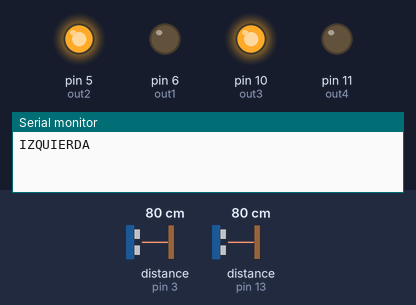
The sketch below on a simulated Arduino Uno, built with avr-gcc and run on an emulated ATmega328P. Parts: output pins drawn as LEDs (lit = HIGH), the last lines printed to the serial monitor. Wiring (inferred from the names in the program): 2 × ultrasonic range finder: trigger pin 2, echo pin 3 / trigger pin 12, echo pin 13. The inputs (shaded band) are chosen by the test bench; at power-on: distance to the obstacle (sensors on pin 13, pin 3) 80 cm. The echo pulse lasts 58.3 µs per cm; pins used as bus, display or sensor lines are not drawn.

Above: at 1.2 s.
1.3 s: distance to the obstacle (sensor on pin 13) set to 39 cm
2.8 s: distance to the obstacle (sensor on pin 13) set to 34 cm
At 3.6 s:
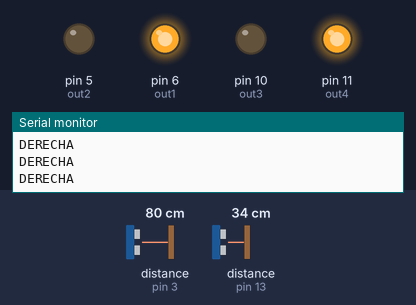
4.3 s: distance to the obstacle (sensor on pin 3) set to 40 cm
7.3 s: distance to the obstacle (sensor on pin 3) set to 32 cm
At 8.5 s:
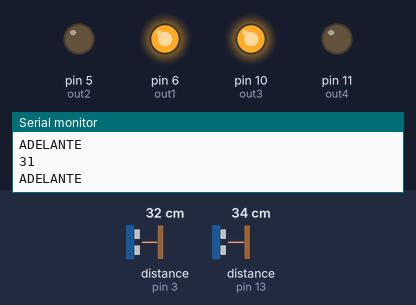
8.8 s: distance to the obstacle (sensor on pin 3) set to 120 cm
At 9.8 s:
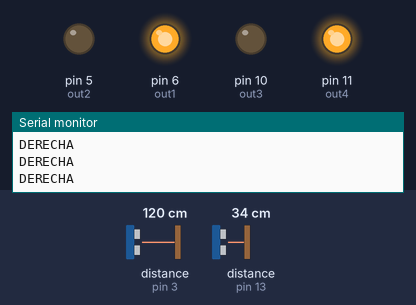
10.4 s: distance to the obstacle (sensor on pin 3) set to 2 cm
At 11.7 s:
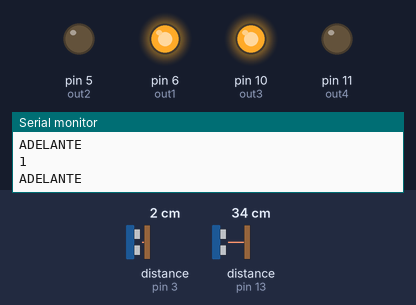
Timing chart, 0 to 12.9 s (numbered marks = the images above; inputs shaded):
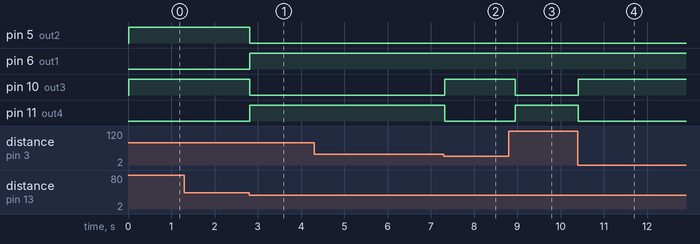

The sketch:

CodigoPolitecnico.ino
```cpp
//MIRANDO DE ATRAS HACIA ADELANTE

//SENSOR QTR
#include <QTRSensors.h>

#define NUM_SENSORS   1
#define TIMEOUT       2500
#define EMITTER_PIN   3

QTRSensorsRC qtrrc((unsigned char[]) {5},NUM_SENSORS, TIMEOUT, EMITTER_PIN);  // El 5 es el pin de out debe estar en un PWM
unsigned int sensorValues[NUM_SENSORS];

//SENSORES ULTRASONICOS
//SENSOR DERECHO
    int trigD=12;
    int echoD=13;

//SENSOR IZQUIERDO
    int trigI=2;
    int echoI=3;

//ESTADO DE LOS SENSORES
    boolean sensorI;
    boolean sensorD;

//MOTORES
    int out1=6;
    int out2=5;

    int out3=10;
    int out4=11;

//PARA CALIBRAR

    int velGiro=255;  //velocidad giro
    int velArran=255; //velocidad arranque
    int distSensor=35; //rango en cm para detectar objetivos
    int qtrSensor=200; // rango para la deteccion de linea blanca

// TEMPORALES
   int temporal=0;
void setup(){
    Serial.begin(9600);
       pinMode(trigI,OUTPUT);
       pinMode(trigD,OUTPUT);
       pinMode(echoI,INPUT);
       pinMode(echoD,INPUT);
       pinMode(out1,OUTPUT);
       pinMode(out2,OUTPUT);
       pinMode(out3,OUTPUT);
       pinMode(out4,OUTPUT);
}

void loop(){

   //   sensorQTR();
      ultrasonicoI();
      ultrasonicoD();
      primerLinea();
      delayMicroseconds(1000);

        if(sensorI==true && sensorD==false){
           Serial.println("IZQUIERDA");
           izquierda();
        }
        if(sensorI==false && sensorD==true){
           Serial.println("DERECHA");
           derecha();
        }
        if(sensorI==true && sensorD==true){
           Serial.println("ADELANTE");
           adelante();
           delay(400);
        }
      Serial.println("");

}


 // TODO EL CODIGO DE LOS SENSORES


    void ultrasonicoI(){ // IZQUIERDO
      int distancia=calculoUltrasonico(trigI,echoI);
        if(distancia>=0 && distancia <= distSensor){
             sensorI=true;
             Serial.println(distancia);
        }
        else{
             sensorI=false;
        }
    }


    void ultrasonicoD(){ // DERECHO
      int distancia=calculoUltrasonico(trigD,echoD);
        if(distancia>=0 && distancia <= distSensor){
             sensorD=true;
            // Serial.println(distancia);
        }
        else{
             sensorD=false;
        }
    }

int calculoUltrasonico(int trig, int echo){
    digitalWrite(trig, LOW);  // Inicializamos el senor
    delayMicroseconds(20);
    digitalWrite(trig, HIGH);  // Flanco ascendente
    delayMicroseconds(100);    // Duracion del pulso
    digitalWrite(trig, LOW);  // Flanco descendente
    int duracion = pulseIn(echo, HIGH);
    int distancia = (duracion/2)/29;
    return distancia;
}


// CODIGO MOTORES //
void adelante(){
     adelanteI(velArran);
     adelanteD(velArran);
}


void atras(){
      atrasI(velArran);
      atrasD(velArran);
}


void izquierda(){
      adelanteD(velGiro);
      atrasI(velGiro);
}

void derecha(){
      adelanteI(velGiro);
      atrasD(velGiro);
}


void detener(){
     digitalWrite(out1,LOW);
     digitalWrite(out2,LOW);
     digitalWrite(out3,LOW);
     digitalWrite(out4,LOW);
}


void adelanteI(int velocidad){
  digitalWrite(out2,LOW);
  analogWrite(out1,velocidad);
}

void adelanteD(int velocidad){
  digitalWrite(out4,LOW);
  analogWrite(out3,velocidad);
}


void atrasI(int velocidad){
  digitalWrite(out1,LOW);
  analogWrite(out2,velocidad);
}

void atrasD(int velocidad){
  digitalWrite(out3,LOW);
  analogWrite(out4,velocidad);
}


void sensorQTR(){
  qtrrc.read(sensorValues);
  if(sensorValues[0]<=qtrSensor){
      atras();
      delay(1500);
      sensorI=true;
      sensorD=false;
  }
}

void primerLinea(){
   if(temporal==0){
        sensorI=true;
        sensorD=false;
        temporal=1;
       }
}
```

Measured:
- the behaviour switches between 37 and 36 cm on distance to the obstacle (sensor on pin 13) (found by bisection; images 0 and 1)
- the behaviour switches between 37 and 36 cm on distance to the obstacle (sensor on pin 3) (found by bisection; images 1 and 2)
- after the input at 1.3 s, every drawn part: stays the same
- after the input at 2.8 s, pin 5 (out2), pin 10 (out3): HIGH → LOW at once; pin 6 (out1), pin 11 (out4): LOW → HIGH at once
- after the input at 7.3 s, pin 10 (out3): LOW → HIGH at once; pin 11 (out4): HIGH → LOW at once
- after the input at 8.8 s, pin 10 (out3): HIGH → LOW after 0.15 s; pin 11 (out4): LOW → HIGH after 0.15 s
- after the input at 10.4 s, pin 10 (out3): LOW → HIGH at once; pin 11 (out4): HIGH → LOW at once
